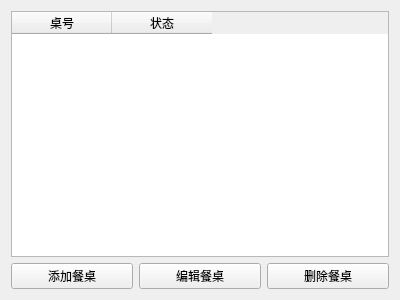
<?xml version="1.0" encoding="UTF-8"?>
<ui version="4.0">
 <class>TableManager</class>
 <widget class="QWidget" name="TableManager">
  <property name="geometry">
   <rect>
    <x>0</x>
    <y>0</y>
    <width>400</width>
    <height>300</height>
   </rect>
  </property>
  <layout class="QVBoxLayout" name="verticalLayoutTableManager">
   <item>
    <widget class="QTableWidget" name="tableTableWidget">
     <column>
      <property name="text">
       <string>桌号</string>
      </property>
     </column>
     <column>
      <property name="text">
       <string>状态</string>
      </property>
     </column>
    </widget>
   </item>
   <item>
    <layout class="QHBoxLayout" name="horizontalLayoutTableManagerButtons">
     <item>
      <widget class="QPushButton" name="addTableButton">
       <property name="text">
        <string>添加餐桌</string>
       </property>
      </widget>
     </item>
     <item>
      <widget class="QPushButton" name="editTableButton">
       <property name="text">
        <string>编辑餐桌</string>
       </property>
      </widget>
     </item>
     <item>
      <widget class="QPushButton" name="deleteTableButton">
       <property name="text">
        <string>删除餐桌</string>
       </property>
      </widget>
     </item>
    </layout>
   </item>
  </layout>
 </widget>
 <resources/>
 <connections/>
</ui>
